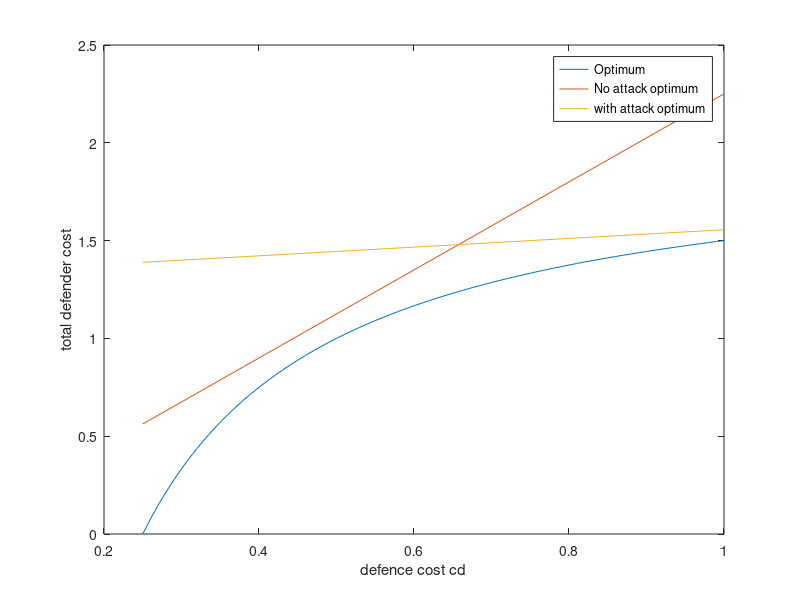

The MATLAB source for this figure:
clear;
close all;
% define number of nodes and networks
Nc=4;
n=3;

cds=0.25:0.01:1;
% initiate matrices for costs
Cds_1=zeros(size(cds,1));
Cds_2=zeros(size(cds,1));
Cds_3=zeros(size(cds,1));
% attack cost
ca=1/Nc;

cds_2_coefficient=(Nc-n*floor(ca))*(floor(ca)+1)*(1-ca/(floor(ca)+1))^2;
cds_3_coefficient=mod(Nc,n)*ceil(Nc/n)*(1-(floor(Nc/n)+mod(Nc,n)/n)/ceil(Nc/n))^2;

C=1;%counter coefficient
for cd=cds
    Cds_1(C)=(ceil(Nc/n))*(1-1/(4*cd));
    Cds_2(C)=cd*cds_2_coefficient;
    Cds_3(C)=Nc/n+cd*cds_3_coefficient;
    C=C+1;
end
figure;
Plot_Cds_1=plot(cds,Cds_1);
hold on;
Plot_Cds_2=plot(cds,Cds_2);
Plot_Cds_3=plot(cds,Cds_3);
hold off;
xlabel('defence cost cd');
ylabel('total defender cost');
legend('Optimum','No attack optimum','with attack optimum');
